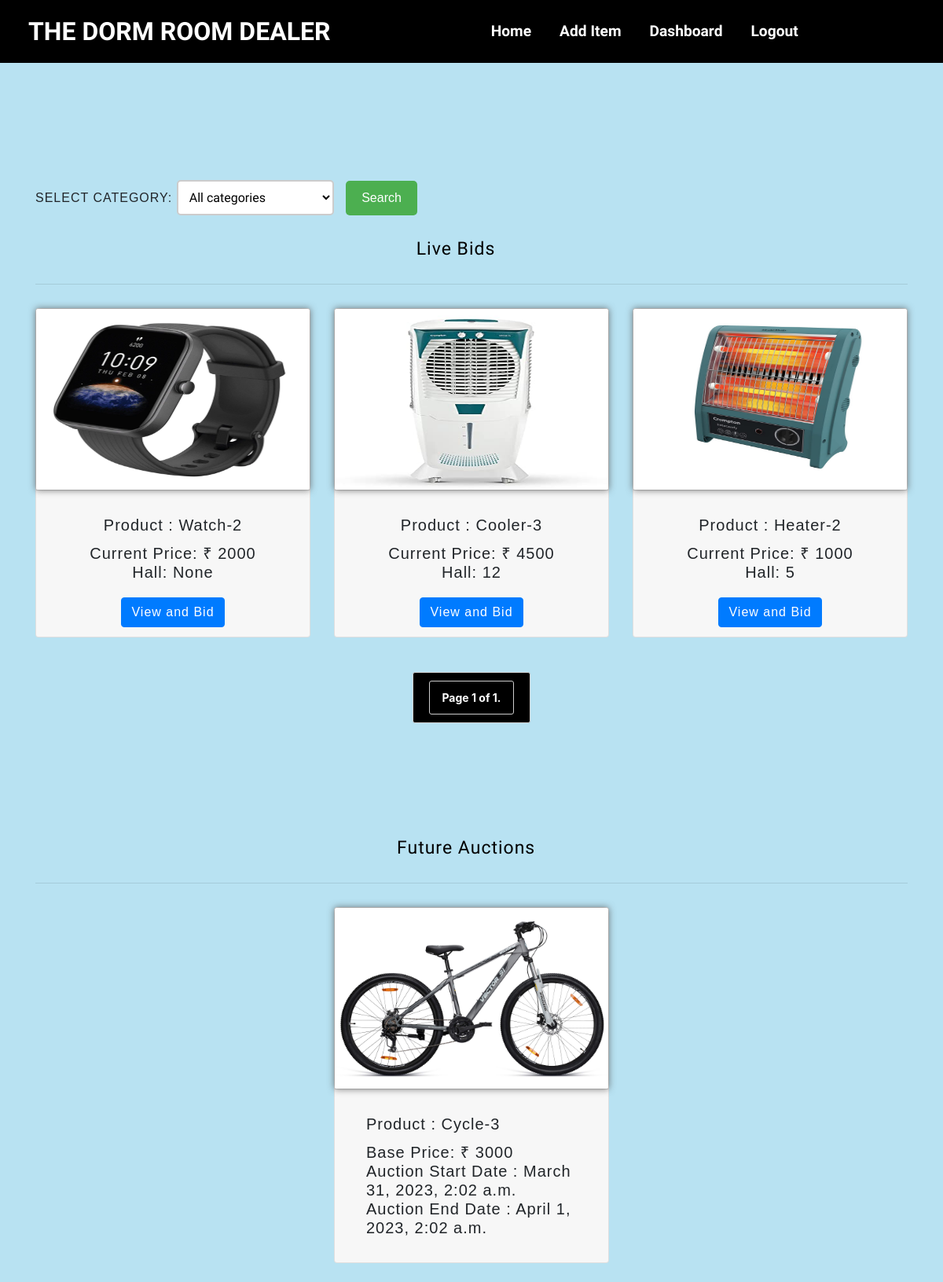
Page /home (signed in) on the earlier database version.
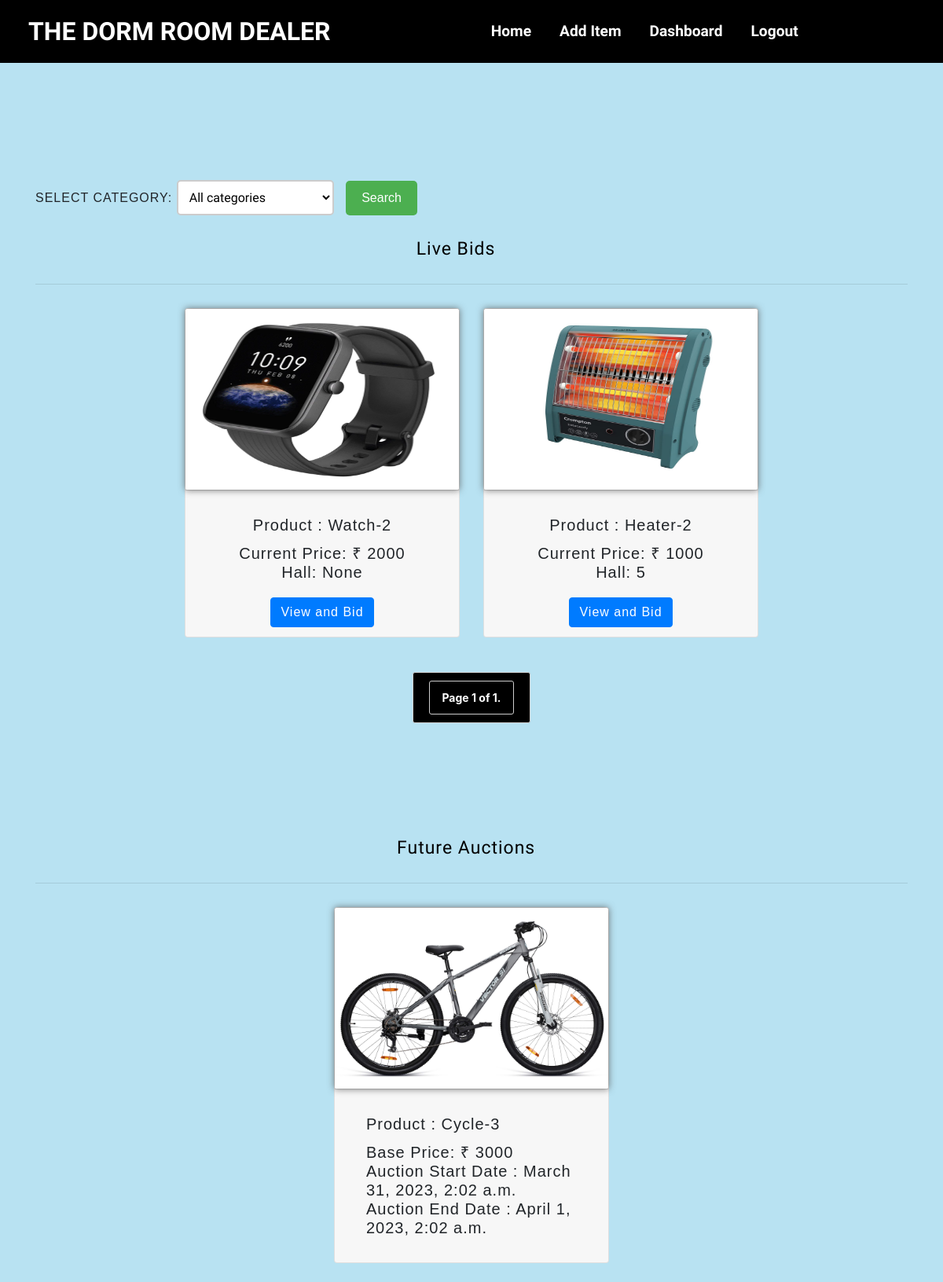
Same page on the later database version.
### items/models.py (models this page shows)
class Item(models.Model):
    name=models.CharField(max_length=25)
    profile=models.ImageField(upload_to='pics')
    img1=models.ImageField(upload_to='pics' ,null=True )
    img2=models.ImageField(upload_to='pics' ,null=True )
    description=models.TextField()
    location = models.IntegerField(null = True)
    basePrice=models.IntegerField()
    currentPrice=models.IntegerField()
    tag=models.CharField(max_length=25)
    status=models.CharField(null=True,max_length=25)
    sold=models.CharField(max_length=10,default="unsold")
    ownermail = models.EmailField(unique=False)
    start_date = models.DateTimeField(null = False, default=datetime.now)
    end_date = models.DateTimeField(null=False, default=datetime.now)
    highest_bidder=models.IntegerField(null=True)
    sendwinmail = models.CharField(max_length=7,default="notSent")

### accounts/views.py (the view)
# urls.py: 2. Add a URL to urlpatterns:  path('', views.home, name='home')
@login_required(login_url='login')
def home(request):
    if request.method == "POST":
        category = request.POST.get('category')
    else:
        category = "All categories"
    items = Item.objects.all()
    today = timezone.now()
    for i in items:
        i.start_date = i.start_date or today
        i.end_date = i.end_date or today + datetime.timedelta(days=1)
        if(today < i.start_date):
            i.status = "future"
        elif (i.start_date <= today < i.end_date and i.status != "past"):
            i.status = "live"
        else:
            i.status = "past"
        i.save()
    productStatus(request)
    sendMail(request)
    if category != "All categories" and category != None:
        items = Item.objects.filter(status="live").filter(tag=category)
    else:
        items = Item.objects.filter(status="live")
    paginator = Paginator(items, 6) # Show 6 products per page.
    page_number = request.GET.get('page')
    page_obj = paginator.get_page(page_number)
    itemsfuture = Item.objects.filter(status="future")
    return render(request,"home.html",{'page_obj': page_obj, 'items': itemsfuture})

### accounts/views.py (called while the page is built, shortened)
@login_required(login_url='login')
def productStatus(request):
    item = Item.objects.all()
    for i in item:
        try:
            highest_bidder = i.highest_bidder
            if highest_bidder is not None and i.status == "live":
                i.sold = "Bidded"
                i.save()
            elif highest_bidder is not None and i.status == "past":
                i.sold = "Sold"
                i.save()
            elif i.status == "future":
                i.sold = "Yet to be auctioned"
                i.save()
            else:
                i.sold = "Unsold"
                i.save()
        except:
            pass

@login_required(login_url='login')
def sendMail(request):
    now = timezone.now()
    item = Item.objects.filter(end_date = now ).filter(sold="sold").filter(sendwinmail="notSent")

### templates/home.html (shortened to what this page needs)
{% extends 'base.html' %}
{% block content %}
<div class="container">
    <form method="POST" action="{% url 'home' %}">
        <label for="category">SELECT CATEGORY:</label>
        <select name="category" id="category">
            <option value="All categories">All categories</option>
        </select>
        <button type="submit">Search</button>
    </form>
    <h2 class="text-center my-4">Live Bids</h2>
    <hr>
    <div class="row justify-content-center">
        {% for i in page_obj %}
        <div class="col-md-4 mb-4">
            <div class="card">
                <img class="card-img-top" id="item-image" src="{{ i.profile.url }}" alt="{{ i.name }}">
                <div class="card-footer text-center">
                    <div class="card-body">
                        <h5 class="card-title">Product : {{ i.name }}</h5>
                        <h5 class="mb-0">Current Price: ₹ {{ i.currentPrice }}</h5>
                        <h5 class="mb-0">Hall: {{ i.location }}</h5>
                    </div>
                    <a href="items/biditem?id={{ i.id }}" class="btn btn-primary">View and Bid</a>
                </div>
            </div>
        </div>
        {% endfor %}
    </div>
</div>
<div class="pagination">
    <span class="step-links">
        <span class="current">
            Page {{ page_obj.number }} of {{ page_obj.paginator.num_pages }}.
        </span>
    </span>
</div>
<div class="container">
    <h2 class="text-center my-4">Future Auctions</h2>
    <hr>
    <div class="row justify-content-center">
        {% for i in items %}
        <div class="col-md-4 mb-4">
            <div class="card">
                <img class="card-img-top" id="item-image" src="{{ i.profile.url }}" alt="{{ i.name }}">
                <div class="card-footer">
                    <div class="card-body">
                        <h5 class="card-title">Product : {{ i.name }}</h5>
                        <h5 class="mb-0">Base Price: ₹ {{ i.basePrice }}</h5>
                        <h5 class="mb-0">Auction Start Date : {{i.start_date}}</h5>
                        <h5 class="mb-0">Auction End Date : {{i.end_date}}</h5>
                    </div>
                </div>
            </div>
        </div>
        {% endfor %}
    </div>
</div>
{% endblock %}

Differences in the rows shown:
no longer on this page (row edited): Item: profile (picture), name "Cooler-3", currentPrice "4500", location "12", shown under "Live Bids"
